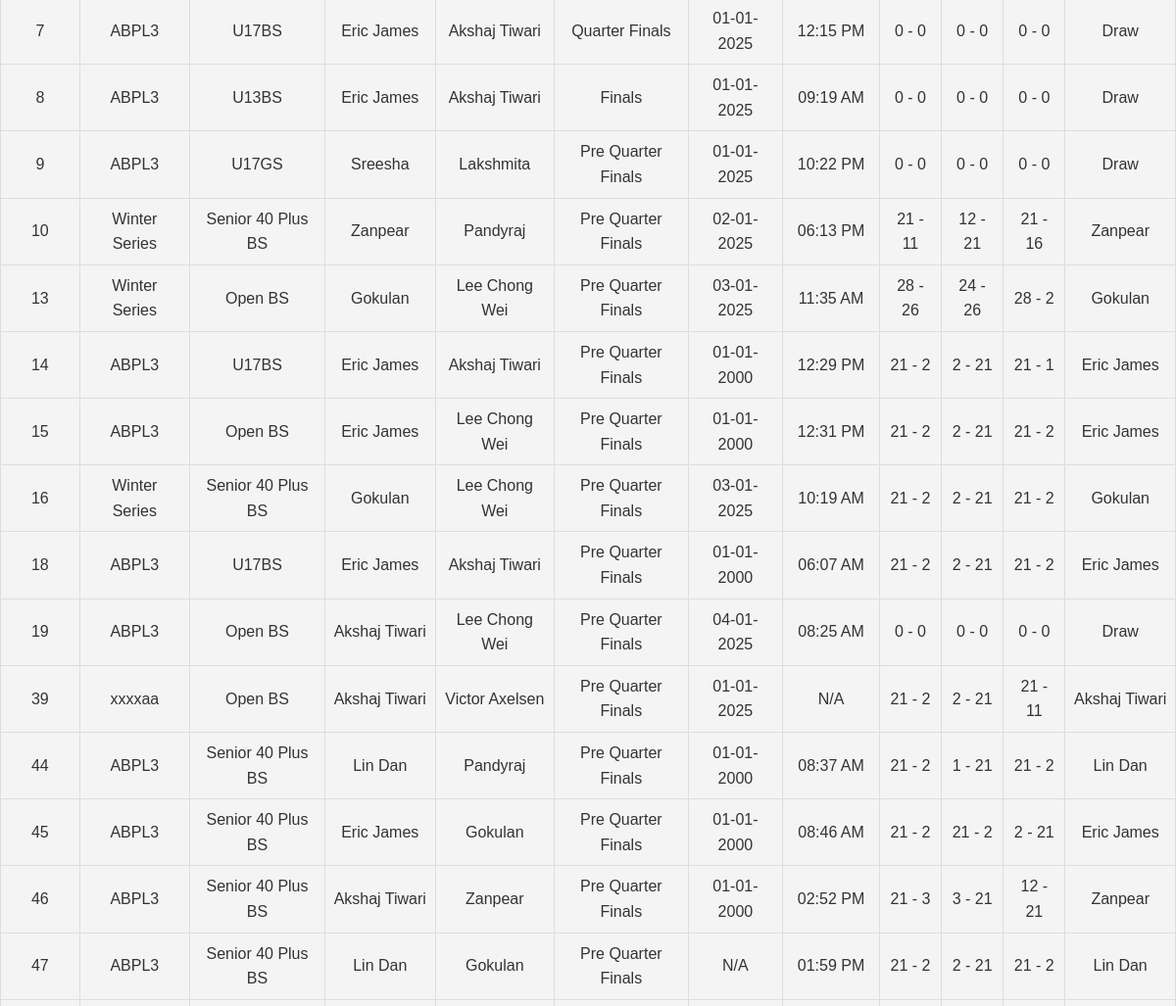
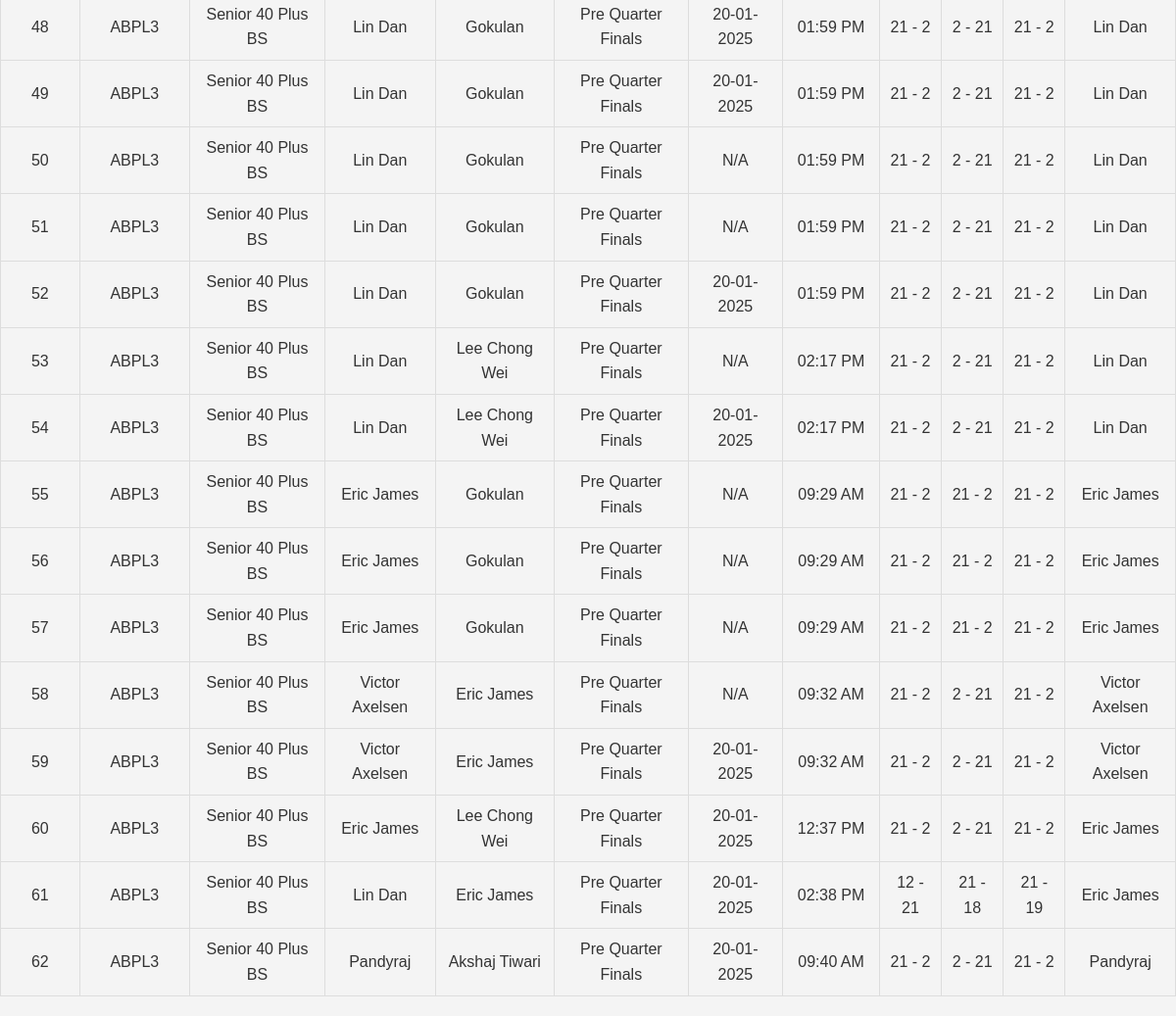
Before: /results_singles.php (lower part) with the older database file (2 pictures, top to bottom).
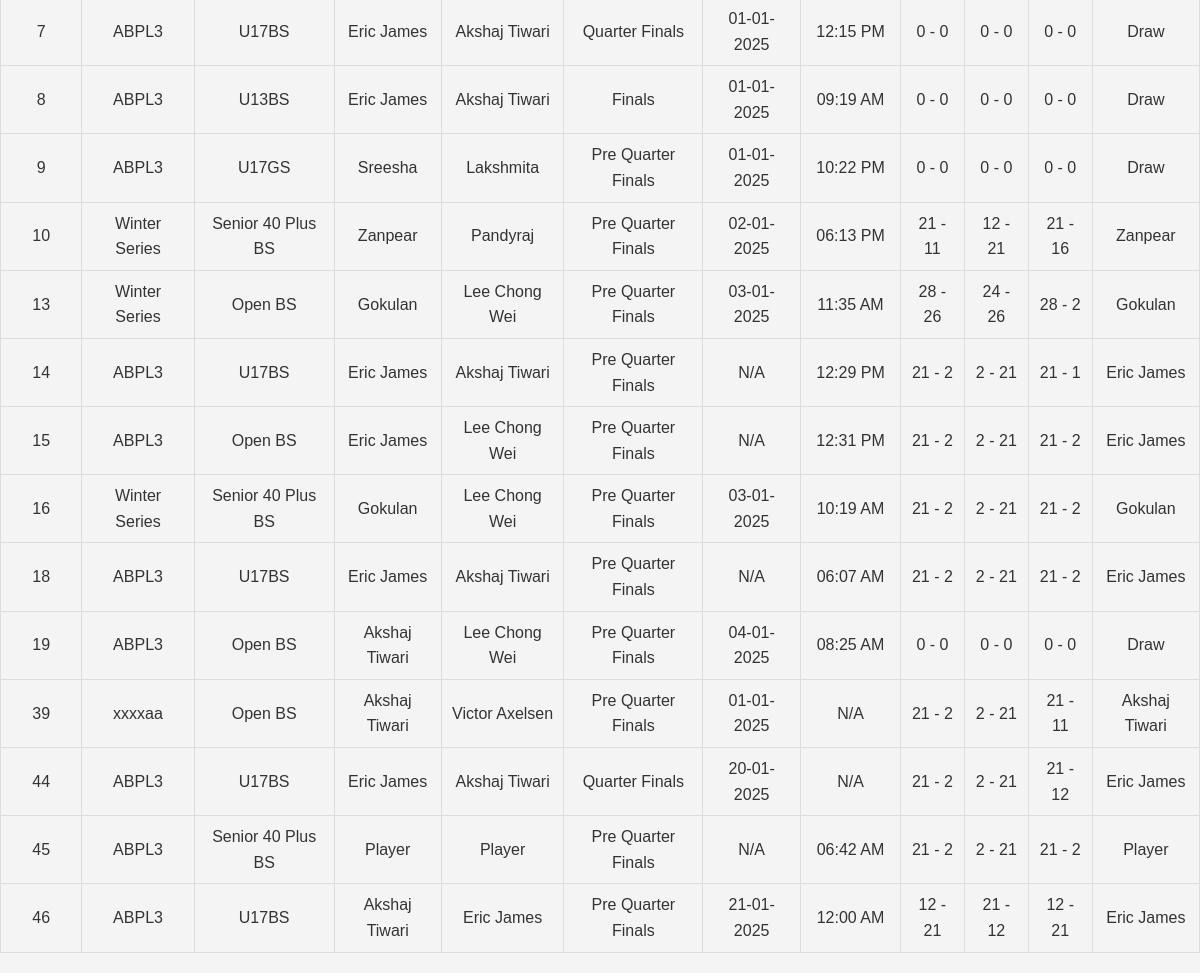
After: the same page with the newer database file.
### tables this page shows
CREATE TABLE `matches` (
  `id` int(11) NOT NULL,
  `tournament_id` int(11) NOT NULL,
  `category_id` int(11) NOT NULL,
  `pool` enum('A','B') DEFAULT NULL,
  `player1_id` int(11) DEFAULT NULL,
  `player2_id` int(11) DEFAULT NULL,
  `pre_quarter` tinyint(1) DEFAULT 0,
  `quarter` tinyint(1) DEFAULT 0,
  `semi` tinyint(1) DEFAULT 0,
  `final` tinyint(1) DEFAULT 0,
  `set1_player1_points` int(11) DEFAULT 0,
  `set1_player2_points` int(11) DEFAULT 0,
  `set2_player1_points` int(11) DEFAULT 0,
  `set2_player2_points` int(11) DEFAULT 0,
  `set3_player1_points` int(11) DEFAULT 0,
  `set3_player2_points` int(11) DEFAULT 0,
  `created_by` int(11) DEFAULT NULL,
  `stage` enum('Pre Quarter Finals','Quarter Finals','Semifinals','Finals','Preliminary') NOT NULL,
  `match_date` date DEFAULT NULL,
  `match_time` varchar(255) NOT NULL,
  `date` date DEFAULT NULL,
  `team1_player1_id` int(11) NOT NULL DEFAULT 0,
  `team1_player2_id` int(11) NOT NULL DEFAULT 0,
  `team2_player1_id` int(11) DEFAULT 0,
  `team2_player2_id` int(11) DEFAULT 0,
  `set1_team1_points` int(11) NOT NULL DEFAULT 0,
  `set1_team2_points` int(11) DEFAULT 0,
  `set2_team1_points` int(11) DEFAULT 0,
  `set2_team2_points` int(11) DEFAULT 0,
  `set3_team1_points` int(11) DEFAULT 0,
  `set3_team2_points` int(11) DEFAULT 0,
  `player3_id` int(11) DEFAULT NULL,
  `player4_id` int(11) DEFAULT NULL,
  `deleted_at` datetime DEFAULT NULL
);

CREATE TABLE `tournaments` (
  `id` int(11) NOT NULL,
  `name` varchar(255) NOT NULL,
  `created_by` int(11) DEFAULT NULL,
  `year` int(11) NOT NULL DEFAULT year(curdate()),
  `moderated_by` int(11) DEFAULT NULL
);

CREATE TABLE `categories` (
  `id` int(11) NOT NULL,
  `name` varchar(255) NOT NULL,
  `created_by` int(11) NOT NULL,
  `age_group` varchar(255) DEFAULT NULL,
  `sex` varchar(10) DEFAULT NULL,
  `type` enum('singles','doubles','mixed doubles') DEFAULT 'singles',
  `tournament_id` int(11) NOT NULL
);

CREATE TABLE `players` (
  `id` int(11) NOT NULL,
  `name` varchar(255) NOT NULL,
  `dob` date NOT NULL,
  `age` int(11) NOT NULL,
  `sex` enum('M','F') NOT NULL,
  `uid` int(11) NOT NULL,
  `password` varchar(255) NOT NULL,
  `created_by` int(11) DEFAULT NULL,
  `updated_at` timestamp NULL DEFAULT current_timestamp() ON UPDATE current_timestamp(),
  `category_id` int(11) DEFAULT 1,
  `created_at` timestamp NULL DEFAULT current_timestamp()
);

### results_singles.php (the view, shortened to what this page needs)
<?php
include 'header.php';
require_once 'conn.php';
$conn = new mysqli($servername, $username, $password, $dbname);
$query = "
    SELECT
        m.id AS match_id,
        t.name AS tournament_name,
        c.name AS category_name,
        p1.name AS player1_name,
        p2.name AS player2_name,
        m.stage,
        m.match_date,
        m.match_time,
        m.set1_player1_points,
        m.set1_player2_points,
        m.set2_player1_points,
        m.set2_player2_points,
        m.set3_player1_points,
        m.set3_player2_points
    FROM matches m
    INNER JOIN tournaments t ON m.tournament_id = t.id
    INNER JOIN categories c ON m.category_id = c.id
    INNER JOIN players p1 ON m.player1_id = p1.id
    INNER JOIN players p2 ON m.player2_id = p2.id
    WHERE 1=1
";
$query .= " ORDER BY m.id";
$result = $conn->query($query);
?>
<!DOCTYPE html>
<html lang="en">
<head>
</head>
<body>
    <?php if ($result->num_rows > 0): ?>
        <table>
            <?php while ($row = $result->fetch_assoc()):
                $p1_total = $row['set1_player1_points'] + $row['set2_player1_points'] + $row['set3_player1_points'];
                $p2_total = $row['set1_player2_points'] + $row['set2_player2_points'] + $row['set3_player2_points'];
                $winner = $p1_total > $p2_total ? $row['player1_name'] : ($p1_total < $p2_total ? $row['player2_name'] : 'Draw');
            ?>
                <tr>
                    <td><?= $row['match_id'] ?></td>
                    <td><?= $row['tournament_name'] ?></td>
                    <td><?= $row['category_name'] ?></td>
                    <td><?= $row['player1_name'] ?></td>
                    <td><?= $row['player2_name'] ?></td>
                    <td><?= $row['stage'] ?></td>
                    <td><?= $row['match_date'] ? date("d-m-Y", strtotime($row['match_date'])) : 'N/A' ?></td>
                    <td><?= $row['match_time'] ? date("h:i A", strtotime($row['match_time'])) : 'N/A' ?></td>
                    <td><?= $row['set1_player1_points'] ?> - <?= $row['set1_player2_points'] ?></td>
                    <td><?= $row['set2_player1_points'] ?> - <?= $row['set2_player2_points'] ?></td>
                    <td><?= $row['set3_player1_points'] ?> - <?= $row['set3_player2_points'] ?></td>
                    <td><?= $winner ?></td>
                </tr>
            <?php endwhile; ?>
        </table>
    <?php else: ?>
        <p>No matches found for the selected filters.</p>
    <?php endif; ?>
</body>
</html>

Changed rows visible on the page:
no longer on this page (row edited): matches: id "47", tournament.name "ABPL3", category.name "Senior 40 Plus BS", player1.name "Lin Dan", player2.name "Gokulan", stage "Pre Quarter Finals", shows "N/A", match_time "01:59 PM", set1_player1_points "21", set1_player2_points "2", set2_player1_points "2", set2_player2_points "21", set3_player1_points "21", set3_player2_points "2"
no longer on this page (row edited): matches: id "48", tournament.name "ABPL3", category.name "Senior 40 Plus BS", player1.name "Lin Dan", player2.name "Gokulan", stage "Pre Quarter Finals", match_date "20-01-2025", match_time "01:59 PM", set1_player1_points "21", set1_player2_points "2", set2_player1_points "2", set2_player2_points "21", set3_player1_points "21", set3_player2_points "2"
no longer on this page (row edited): matches: id "49", tournament.name "ABPL3", category.name "Senior 40 Plus BS", player1.name "Lin Dan", player2.name "Gokulan", stage "Pre Quarter Finals", match_date "20-01-2025", match_time "01:59 PM", set1_player1_points "21", set1_player2_points "2", set2_player1_points "2", set2_player2_points "21", set3_player1_points "21", set3_player2_points "2"
no longer on this page (row edited): matches: id "50", tournament.name "ABPL3", category.name "Senior 40 Plus BS", player1.name "Lin Dan", player2.name "Gokulan", stage "Pre Quarter Finals", shows "N/A", match_time "01:59 PM", set1_player1_points "21", set1_player2_points "2", set2_player1_points "2", set2_player2_points "21", set3_player1_points "21", set3_player2_points "2"
no longer on this page (row edited): matches: id "51", tournament.name "ABPL3", category.name "Senior 40 Plus BS", player1.name "Lin Dan", player2.name "Gokulan", stage "Pre Quarter Finals", shows "N/A", match_time "01:59 PM", set1_player1_points "21", set1_player2_points "2", set2_player1_points "2", set2_player2_points "21", set3_player1_points "21", set3_player2_points "2"
no longer on this page (row edited): matches: id "52", tournament.name "ABPL3", category.name "Senior 40 Plus BS", player1.name "Lin Dan", player2.name "Gokulan", stage "Pre Quarter Finals", match_date "20-01-2025", match_time "01:59 PM", set1_player1_points "21", set1_player2_points "2", set2_player1_points "2", set2_player2_points "21", set3_player1_points "21", set3_player2_points "2"
removed matches: id "53", tournament.name "ABPL3", category.name "Senior 40 Plus BS", player1.name "Lin Dan", player2.name "Lee Chong Wei", stage "Pre Quarter Finals", shows "N/A", match_time "02:17 PM", set1_player1_points "21", set1_player2_points "2", set2_player1_points "2", set2_player2_points "21", set3_player1_points "21", set3_player2_points "2"
removed matches: id "54", tournament.name "ABPL3", category.name "Senior 40 Plus BS", player1.name "Lin Dan", player2.name "Lee Chong Wei", stage "Pre Quarter Finals", match_date "20-01-2025", match_time "02:17 PM", set1_player1_points "21", set1_player2_points "2", set2_player1_points "2", set2_player2_points "21", set3_player1_points "21", set3_player2_points "2"
removed matches: id "55", tournament.name "ABPL3", category.name "Senior 40 Plus BS", player1.name "Eric James", player2.name "Gokulan", stage "Pre Quarter Finals", shows "N/A", match_time "09:29 AM", set1_player1_points "21", set1_player2_points "2", set2_player1_points "21", set2_player2_points "2", set3_player1_points "21", set3_player2_points "2"
removed matches: id "56", tournament.name "ABPL3", category.name "Senior 40 Plus BS", player1.name "Eric James", player2.name "Gokulan", stage "Pre Quarter Finals", shows "N/A", match_time "09:29 AM", set1_player1_points "21", set1_player2_points "2", set2_player1_points "21", set2_player2_points "2", set3_player1_points "21", set3_player2_points "2"
removed matches: id "57", tournament.name "ABPL3", category.name "Senior 40 Plus BS", player1.name "Eric James", player2.name "Gokulan", stage "Pre Quarter Finals", shows "N/A", match_time "09:29 AM", set1_player1_points "21", set1_player2_points "2", set2_player1_points "21", set2_player2_points "2", set3_player1_points "21", set3_player2_points "2"
removed matches: id "58", tournament.name "ABPL3", category.name "Senior 40 Plus BS", player1.name "Victor Axelsen", player2.name "Eric James", stage "Pre Quarter Finals", shows "N/A", match_time "09:32 AM", set1_player1_points "21", set1_player2_points "2", set2_player1_points "2", set2_player2_points "21", set3_player1_points "21", set3_player2_points "2"
removed matches: id "59", tournament.name "ABPL3", category.name "Senior 40 Plus BS", player1.name "Victor Axelsen", player2.name "Eric James", stage "Pre Quarter Finals", match_date "20-01-2025", match_time "09:32 AM", set1_player1_points "21", set1_player2_points "2", set2_player1_points "2", set2_player2_points "21", set3_player1_points "21", set3_player2_points "2"
removed matches: id "60", tournament.name "ABPL3", category.name "Senior 40 Plus BS", player1.name "Eric James", player2.name "Lee Chong Wei", stage "Pre Quarter Finals", match_date "20-01-2025", match_time "12:37 PM", set1_player1_points "21", set1_player2_points "2", set2_player1_points "2", set2_player2_points "21", set3_player1_points "21", set3_player2_points "2"
removed matches: id "61", tournament.name "ABPL3", category.name "Senior 40 Plus BS", player1.name "Lin Dan", player2.name "Eric James", stage "Pre Quarter Finals", match_date "20-01-2025", match_time "02:38 PM", set1_player1_points "12", set1_player2_points "21", set2_player1_points "21", set2_player2_points "18", set3_player1_points "21", set3_player2_points "19"
removed matches: id "62", tournament.name "ABPL3", category.name "Senior 40 Plus BS", player1.name "Pandyraj", player2.name "Akshaj Tiwari", stage "Pre Quarter Finals", match_date "20-01-2025", match_time "09:40 AM", set1_player1_points "21", set1_player2_points "2", set2_player1_points "2", set2_player2_points "21", set3_player1_points "21", set3_player2_points "2"
changed matches "12:29 PM": match_date "01-01-2000" → (not shown); now shows "N/A"
changed matches "12:31 PM": match_date "01-01-2000" → (not shown); now shows "N/A"
changed matches "06:07 AM": match_date "01-01-2000" → (not shown); now shows "N/A"
changed matches id 44: category.name "Senior 40 Plus BS" → "U17BS"; player1.name "Lin Dan" → "Eric James"; player2.name "Pandyraj" → "Akshaj Tiwari"; stage "Pre Quarter Finals" → "Quarter Finals"; match_date "01-01-2000" → "20-01-2025"; set2_player1_points "1" → "2"; set3_player2_points "2" → "12"; match_time "08:37 AM" → (not shown); now shows "N/A"
changed matches id 45: player1.name "Eric James" → "Player"; player1.name "Gokulan" → "Player"; match_time "08:46 AM" → "06:42 AM"; set2_player1_points "21" → "2"; set2_player2_points "2" → "21"; set3_player1_points "2" → "21"; set3_player2_points "21" → "2"; match_date "01-01-2000" → (not shown); now shows "N/A"
changed matches id 46: category.name "Senior 40 Plus BS" → "U17BS"; player2.name "Zanpear" → "Eric James"; match_date "01-01-2000" → "21-01-2025"; match_time "02:52 PM" → "12:00 AM"; set1_player1_points "21" → "12"; set1_player2_points "3" → "21"; set2_player1_points "3" → "21"; set2_player2_points "21" → "12"
